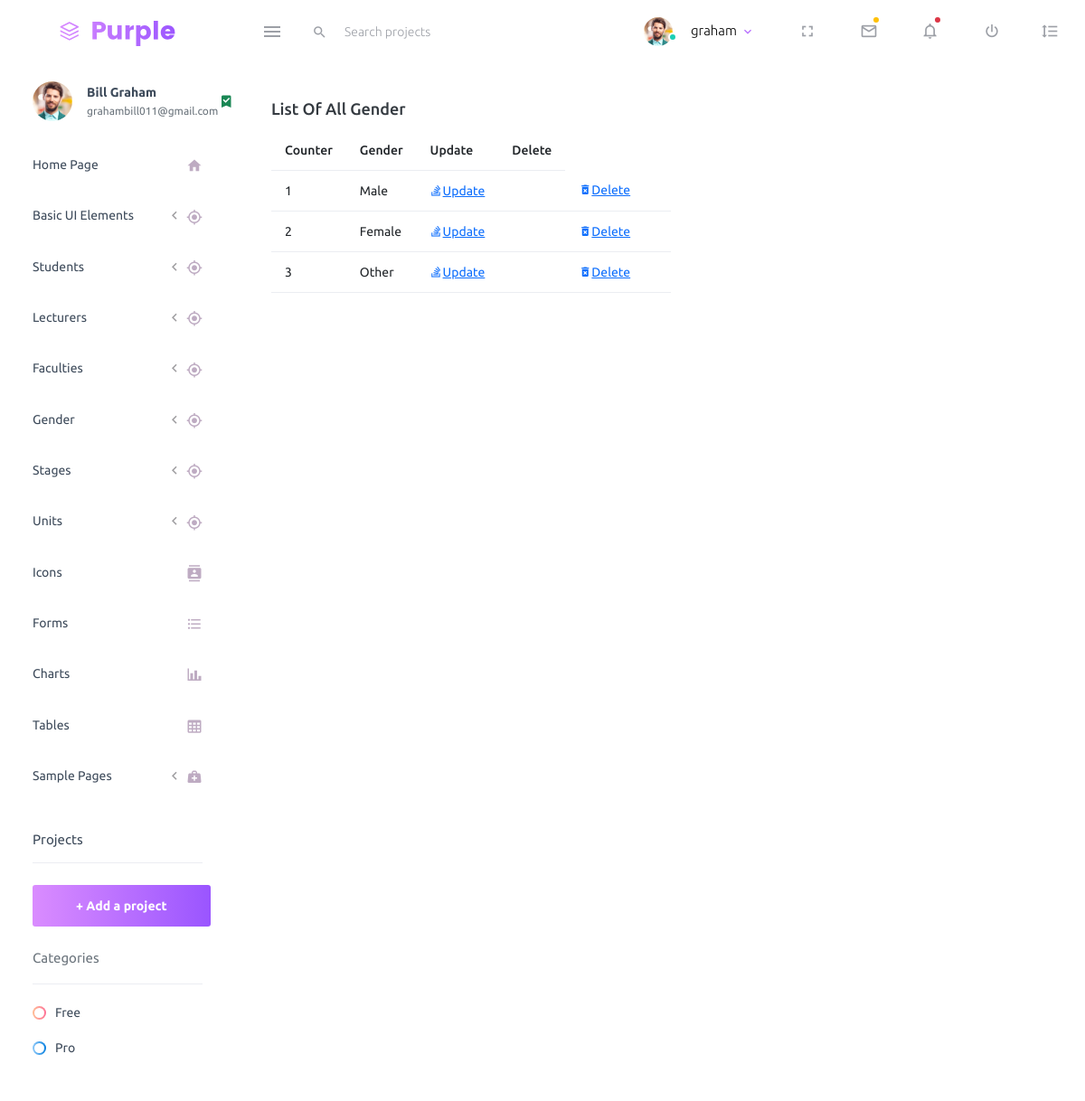
Screenshot of /school/list-gender/ (signed in) with the database file from the repository.
### school/models.py (models this page shows, shortened)
class Gender(models.Model):
    gender=models.CharField(max_length=255, blank=True, null=True)

### school/views.py (the view)
# urls.py: path('list-gender/', views.ListGender, name='list-gender'),
@login_required
def ListGender(request):
	title = 'List of All gender'
	queryset = Gender.objects.all()
	context = {
	"title": title,
	"queryset": queryset,
	}
	return render(request, "school/list-gender.html", context)

### school/templates/school/list-gender.html (shortened to what this page needs)
{% extends 'index2.html' %}
{% load static %}
{% block content %}
<div class="row">
    <div class="col-12 grid-margin">
      <div class="card">
        <div class="card-body">
          <h4 class="card-title">{{title}}</h4>
          <div class="table-responsive">
            <table class="table">
              <thead>
                <tr>
                  <th>Counter</th>
                  <th>Gender</th>
                  <th>Update</th>
                  <th>Delete</th>
                </tr>
              </thead>
              <tbody>
                {% for instance in queryset %}
                    <tr>
                        <td>{{forloop.counter}}</td>
                        <td>{{instance.gender}}</td>
                        <td><a href="{% url 'school:edit-gender' instance.id%}" class="mdi mdi-stack-overflow">Update</a><td>
                        <td><a href="{% url 'school:delete-gender' instance.id%}" class="mdi mdi-delete-forever">Delete</a><td>
                    </tr>
                {% endfor %}
              </tbody>
            </table>
          </div>
        </div>
      </div>
    </div>
  </div>
  {% endblock content %}

### school/templates/navbar.html (shortened to what this page needs)
      {% load static %}
      <nav class="navbar default-layout-navbar col-lg-12 col-12 p-0 fixed-top d-flex flex-row">
        <div class="text-center navbar-brand-wrapper d-flex align-items-center justify-content-center">
          <a class="navbar-brand brand-logo" href="/"><img src="{% static 'dash/assets/images/logo.svg' %}" alt="logo" /></a>
        </div>
        <div class="navbar-menu-wrapper d-flex align-items-stretch">
          <button class="navbar-toggler navbar-toggler align-self-center" type="button" data-toggle="minimize">
            <span class="mdi mdi-menu"></span>
          </button>
          <div class="search-field d-none d-md-block">
            <form class="d-flex align-items-center h-100" action="#">
              <div class="input-group">
                <div class="input-group-prepend bg-transparent">
                  <i class="input-group-text border-0 mdi mdi-magnify"></i>
                </div>
                <input type="text" class="form-control bg-transparent border-0" placeholder="Search projects">
              </div>
            </form>
          </div>
          <ul class="navbar-nav navbar-nav-right">
            <li class="nav-item nav-profile dropdown">
              <a class="nav-link dropdown-toggle" id="profileDropdown" href="#" data-bs-toggle="dropdown" aria-expanded="false">
                <div class="nav-profile-img">
                  <img src="{% static 'dash/assets/images/faces/face1.jpg' %}" alt="image">
                  <span class="availability-status online"></span>
                </div>
                <div class="nav-profile-text">
                  <p class="mb-1 text-black">{{request.user}}</p>
                </div>
              </a>
            </li>
            <li class="nav-item d-none d-lg-block full-screen-link">
              <a class="nav-link">
                <i class="mdi mdi-fullscreen" id="fullscreen-button"></i>
              </a>
            </li>
            <li class="nav-item dropdown">
              <a class="nav-link count-indicator dropdown-toggle" id="messageDropdown" href="#" data-bs-toggle="dropdown" aria-expanded="false">
                <i class="mdi mdi-email-outline"></i>
                <span class="count-symbol bg-warning"></span>
              </a>
            </li>
            <li class="nav-item dropdown">
              <a class="nav-link count-indicator dropdown-toggle" id="notificationDropdown" href="#" data-bs-toggle="dropdown">
                <i class="mdi mdi-bell-outline"></i>
                <span class="count-symbol bg-danger"></span>
              </a>
            </li>
            <li class="nav-item nav-logout d-none d-lg-block">
              <a class="nav-link" href="#">
                <i class="mdi mdi-power"></i>
              </a>
            </li>
            <li class="nav-item nav-settings d-none d-lg-block">
              <a class="nav-link" href="#">
                <i class="mdi mdi-format-line-spacing"></i>
              </a>
            </li>
          </ul>
        </div>
      </nav>

### school/templates/side_bar.html (shortened to what this page needs)
        {% load static %}
        <nav class="sidebar sidebar-offcanvas" id="sidebar">
            <ul class="nav">
              <li class="nav-item nav-profile">
                <a href="#" class="nav-link">
                  <div class="nav-profile-image">
                    <img src="{% static 'dash/assets/images/faces/face1.jpg' %}" alt="profile">
                  </div>
                  <div class="nav-profile-text d-flex flex-column">
                    <span class="font-weight-bold mb-2">{{request.user.first_name}} {{request.user.last_name}}</span>
                    <span class="text-secondary text-small">{{request.user.email}}</span>
                  </div>
                  <i class="mdi mdi-bookmark-check text-success nav-profile-badge"></i>
                </a>
              </li>
              <li class="nav-item">
                <a class="nav-link" href="{% url 'home' %}">
                  <span class="menu-title">Home Page</span>
                  <i class="mdi mdi-home menu-icon"></i>
                </a>
              </li>
              <li class="nav-item">
                <a class="nav-link" data-bs-toggle="collapse" href="#ui-basic" aria-expanded="false" aria-controls="ui-basic">
                  <span class="menu-title">Basic UI Elements</span>
                  <i class="menu-arrow"></i>
                  <i class="mdi mdi-crosshairs-gps menu-icon"></i>
                </a>
              </li>
              <li class="nav-item">
                <a class="nav-link" data-bs-toggle="collapse" href="#students" aria-expanded="false" aria-controls="ui-basic">
                  <span class="menu-title">Students</span>
                  <i class="menu-arrow"></i>
                  <i class="mdi mdi-crosshairs-gps menu-icon"></i>
                </a>
              </li>
              <li class="nav-item">
                <a class="nav-link" data-bs-toggle="collapse" href="#lecs" aria-expanded="false" aria-controls="ui-basic">
                  <span class="menu-title">Lecturers</span>
                  <i class="menu-arrow"></i>
                  <i class="mdi mdi-crosshairs-gps menu-icon"></i>
                </a>
              </li>
              <li class="nav-item">
                <a class="nav-link" data-bs-toggle="collapse" href="#faccs" aria-expanded="false" aria-controls="ui-basic">
                  <span class="menu-title">Faculties</span>
                  <i class="menu-arrow"></i>
                  <i class="mdi mdi-crosshairs-gps menu-icon"></i>
                </a>
              </li>
              <li class="nav-item">
                <a class="nav-link" data-bs-toggle="collapse" href="#gender" aria-expanded="false" aria-controls="ui-basic">
                  <span class="menu-title">Gender</span>
                  <i class="menu-arrow"></i>
                  <i class="mdi mdi-crosshairs-gps menu-icon"></i>
                </a>
              </li>
              <li class="nav-item">
                <a class="nav-link" data-bs-toggle="collapse" href="#stages" aria-expanded="false" aria-controls="ui-basic">
                  <span class="menu-title">Stages</span>
                  <i class="menu-arrow"></i>
                  <i class="mdi mdi-crosshairs-gps menu-icon"></i>
                </a>
              </li>
              <li class="nav-item">
                <a class="nav-link" data-bs-toggle="collapse" href="#units" aria-expanded="false" aria-controls="ui-basic">
                  <span class="menu-title">Units</span>
                  <i class="menu-arrow"></i>
                  <i class="mdi mdi-crosshairs-gps menu-icon"></i>
                </a>
              </li>
              <li class="nav-item">
                <a class="nav-link" href="{% static 'dash/pages/icons/mdi.html' %}">
                  <span class="menu-title">Icons</span>
                  <i class="mdi mdi-contacts menu-icon"></i>
                </a>
              </li>
              <li class="nav-item">
                <a class="nav-link" href="{% static 'dash/pages/forms/basic_elements.html' %}">
                  <span class="menu-title">Forms</span>
                  <i class="mdi mdi-format-list-bulleted menu-icon"></i>
                </a>
              </li>
              <li class="nav-item">
                <a class="nav-link" href="{% static 'dash/pages/charts/chartjs.html' %}">
                  <span class="menu-title">Charts</span>
                  <i class="mdi mdi-chart-bar menu-icon"></i>
                </a>
              </li>
              <li class="nav-item">
                <a class="nav-link" href="{% static 'dash/pages/tables/basic-table.html' %}">
                  <span class="menu-title">Tables</span>
                  <i class="mdi mdi-table-large menu-icon"></i>
                </a>
              </li>
              <li class="nav-item">
                <a class="nav-link" data-bs-toggle="collapse" href="#general-pages" aria-expanded="false" aria-controls="general-pages">
                  <span class="menu-title">Sample Pages</span>
                  <i class="menu-arrow"></i>
                  <i class="mdi mdi-medical-bag menu-icon"></i>
                </a>
              </li>
              <li class="nav-item sidebar-actions">
                <span class="nav-link">
                  <div class="border-bottom">
                    <h6 class="font-weight-normal mb-3">Projects</h6>
                  </div>
                  <button class="btn btn-block btn-lg btn-gradient-primary mt-4">+ Add a project</button>
                  <div class="mt-4">
                    <div class="border-bottom">
                      <p class="text-secondary">Categories</p>
                    </div>
                    <ul class="gradient-bullet-list mt-4">
                      <li>Free</li>
                      <li>Pro</li>
                    </ul>
                  </div>
                </span>
              </li>
            </ul>
          </nav>

### rows the page displays
Gender: gender "Male"
Gender: gender "Female"
Gender: gender "Other"

### other values shown
{{ request.user }} "graham"
{{ request.user.first_name }} "Bill"
{{ request.user.last_name }} "Graham"
{{ request.user.email }} "grahambill011@gmail.com"
{{ title }} "List Of All Gender"
